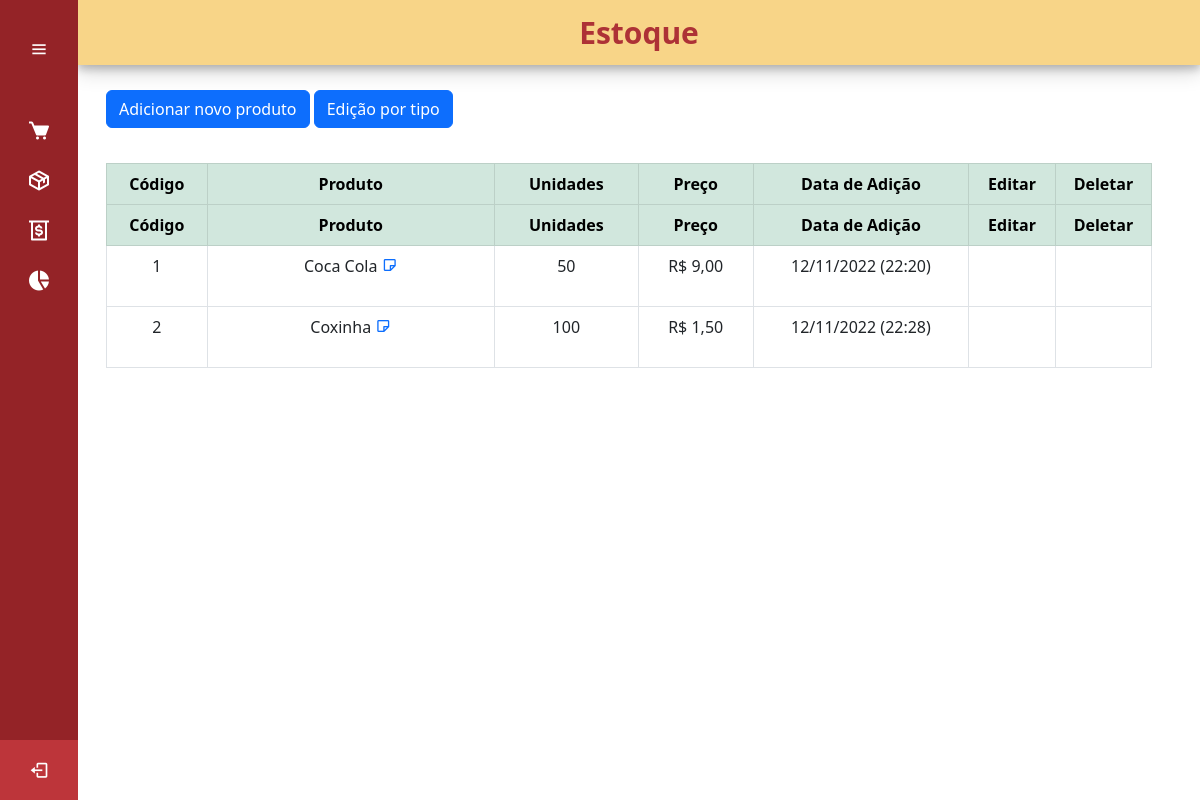
Before: /estoque with the older database file.
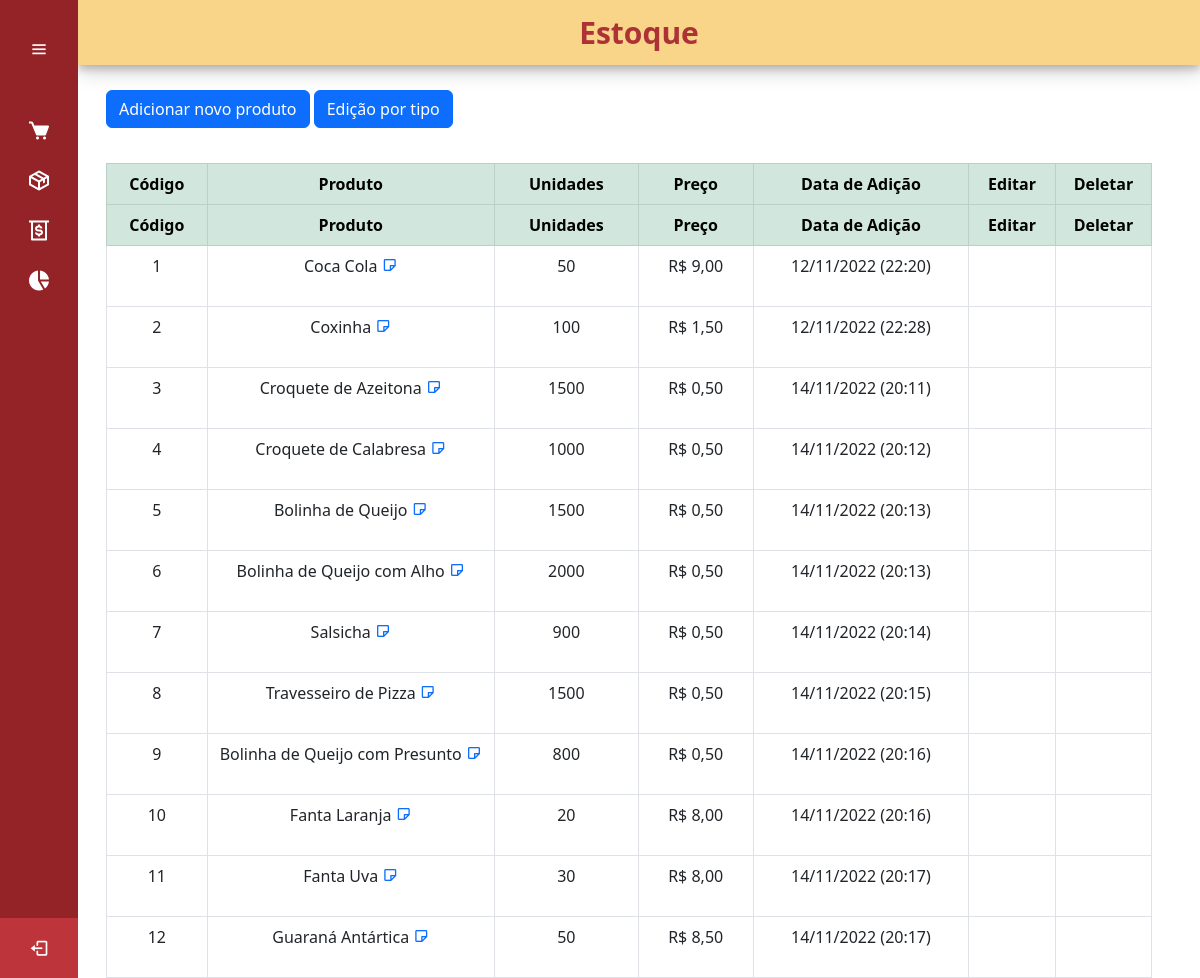
After: the same page with the newer database file.
### cadastro/models.py (models this page shows, shortened)
class ListaProdutos(models.Model):
    nome_produto = models.CharField(max_length=50, verbose_name='Produto')
    quantidade_produto = models.IntegerField(verbose_name='Qntd.')
    vendido = models.IntegerField(verbose_name='Vendidos')
    data_adicao_prod= models.DateTimeField(auto_now_add= True ,verbose_name='Data de Adição')
    nota_produto = models.TextField(null=True, blank=True)
    custo = models.FloatField(verbose_name='Custo')
    tipo_produto = models.TextField(verbose_name='Tipo de Produto')

### cadastro/views.py (the view)
# urls.py: path('estoque', estoque, name='estoque'),
def estoque(request):
    produto_list = ListaProdutos.objects.all()
    tags = []
    for prod in produto_list:
        if prod.tipo_produto in tags:
            pass
        else:
            tags.append(prod.tipo_produto)
    return render (request , 'paginas/estoque.html',{'tags':tags,'produtos':produto_list})

### paginas/templates/paginas/estoque.html (shortened to what this page needs)
{% extends 'paginas/modelo.html' %}
{% load static %}
{% block conteudo %}
<div class="home_content" style="top: 30px">
    <div class="conteudo_pagina">
        <div class="container">
            <div class="buttons_area">
                <button type="button" class="btn btn-primary" data-bs-toggle="modal" data-bs-target="#addModal">
                    Adicionar novo produto
                </button>
                <button type="button" class="btn btn-primary" data-bs-toggle="modal" data-bs-target="#loteModal">
                    Edição por tipo
                </button>
            </div>
            <table class="table table-bordered" id="table" style="text-align: center ;">
                <thead class="table-success">
                    <tr>
                        <th style="width: 7%;">Código</th>
                        <th style="width: 20%;">Produto</th>
                        <th style="width: 10%;">Unidades</th>
                        <th style="width: 8%;">Preço</th>
                        <th style="width: 15%;">Data de Adição</th>
                        <th style="width: 5%;">Editar</th>
                        <th style="width: 5%;">Deletar</th>
                    </tr>
                </thead>
                {% for produto in produtos %}
                <tr>
                    <td>{{ produto.id }}</td>
                    <td>{{ produto.nome_produto }} <a class="text-center" title="Nota Produto" data-bs-toggle="modal" data-bs-target="#notaModal{{ produto.pk }}"><i class='bx bx-note'></i></a></td>
                    <td>{{ produto.quantidade_produto }}</td>
                    <td>R$ {{ produto.custo |floatformat:2 }}</td>
                    <td>{{ produto.data_adicao_prod | date:'d/m/Y (H:i)' }}</td>
                    <td>
                        <a class="btn btn-sucess text-center" title="Editar Produto" data-bs-toggle="modal"
                            data-bs-target="#editModal{{ produto.pk }}">
                            <box-icon name='edit'></box-icon>
                        </a>
                    </td>
                    <td>
                        <a class="btn text-center" title="Deletar Produto" data-bs-toggle="modal"
                            data-bs-target="#deleteModal{{ produto.pk }}">
                            <box-icon name='trash'></box-icon>
                        </a>
                    </td>
                </tr>
                {% endfor %}
            </table>
        </div>
    </div>
</div>
{% endblock %}

### paginas/templates/paginas/modelo.html (shortened to what this page needs)
{% load static %}
<!DOCTYPE html>
<html lang="pt-br">
<head>
    <link rel="stylesheet" href="{% static 'css/styles.css' %}">
    <link href='https://unpkg.com/boxicons@2.1.4/css/boxicons.min.css' rel='stylesheet'>
    <link href="https://cdn.jsdelivr.net/npm/bootstrap@5.2.2/dist/css/bootstrap.min.css" rel="stylesheet">
    <link rel="stylesheet" type="text/css" href="https://cdn.datatables.net/v/bs5/jq-3.6.0/jszip-2.5.0/dt-1.12.1/b-2.2.3/b-html5-2.2.3/b-print-2.2.3/date-1.1.2/r-2.3.0/datatables.min.css" />
</head>
<body>
    {% block sidebar %}
    <div class="sidebar">
        <div class="logo_content">
            <i class='bx bx-menu' id="btn"></i>
        </div>
        <ul class="nav_list">
            <li>
                <a href="/vendas">
                    <i class='bx bxs-cart'></i>
                </a>
            </li>
            <li>
                <a href="/estoque">
                    <i class='bx bx-package'></i>
                </a>
            </li>
            <li>
                <a href="/gastos">
                    <i class='bx bx-money-withdraw'></i>
                </a>
            </li>
            <li>
                <a href="/relatorios">
                    <i class='bx bxs-pie-chart-alt-2'></i>
                </a>
            </li>
        </ul>
        <div class="profile_content">
            <div class="profile">
                <a href="/logout" title="Logout">
                    <i class='bx bx-log-out' id="log_out"></i>
                </a>
            </div>
        </div>
    </div>
    {% endblock %}
    {% block titulo_pagina %}
    <div class="home_title">
        {% if request.path == '/vendas' %}
        <div class="titulo_pagina">Vendas</div>
        {% elif request.path == '/estoque' %}
        <div class="titulo_pagina">Estoque</div>
        {% elif request.path == '/gastos' %}
        <div class="titulo_pagina">Contas a Pagar</div>
        {% elif request.path == '/relatorios' %}
        <div class="titulo_pagina">Relatórios</div>
        {% endif %}
    </div>
    {% endblock %}
    {% block conteudo %}{% endblock %}
</body>
</html>

### cadastro/templates/cadastro/edit.html (shortened to what this page needs)
{% extends 'cadastro/add.html' %}

### static/css/styles.css (style rules this page uses)
.nav_list { padding-left: 0; display: flex; justify-content: center; align-items: flex-start; flex-wrap: wrap; }
.sidebar { z-index: 1; position: fixed; top: 0; left: 0; height: 100%; width: 78px; background: #942327; padding: 6px 14px; transition: all 0.5s ease; }
.sidebar #btn { padding: 18px; position: absolute; color: #fff; left: 50%; top: 6px; font-size: 20px; text-align: center; line-height: 50px; transform: translateX(-50%); }
.sidebar ul { margin-top: 20px; }
.sidebar ul li { position: relative; height: 50px; width: 100%; margin: 0 5px; list-style: none; line-height: 50px; }
.sidebar ul li a { color: #fff; display: flex; align-items: center; text-decoration: none; transition: all 0.4s ease; border-radius: 12px; white-space: nowrap; }
.sidebar ul li a i { height: 50px; font-size: 24px; min-width: 50px; border-radius: 12px; line-height: 50px; text-align: center; }
.sidebar .profile_content { position: absolute; color: #fff; bottom: 0; left: 0; width: 100%; }
.sidebar .profile_content .profile { position: relative; padding: 10px 6px; height: 60px; background: #bd353a; }
.profile { display: flex; align-items: center; }
.profile #log_out { position: absolute; left: 50%; bottom: 5px; transform: translateX(-50%); min-width: 50px; line-height: 50px; font-size: 20px; border-radius: 12px; text-align: center; color: #fff; }
.home_title { position: absolute; left: 78px; width: calc(100% - 78px); transition: all 0.5s ease; }
.home_title .titulo_pagina { background: #f8d588; font-size: 30px; font-weight: bolder; margin: 0%; padding: 10px; text-align: center; color: #AD3236; box-shadow: 0 4px 8px 0 rgba(0, 0, 0, 0.2), 0 6px 20px 0 rgba(0, 0, 0, 0.19); }
.home_content { height: calc(100% - 60px); width: calc(100% - 98px); position: absolute; top: 78px; left: 78px; transition: all 0.5s ease; padding: 0 16px; }
.buttons_area { padding: 60px 0px 35px; }

Changed rows visible on the page:
added ListaProdutos: id "3", nome_produto "Croquete de Azeitona", quantidade_produto "1500", custo "0,50", data_adicao_prod "14/11/2022 (20:11)"
added ListaProdutos: id "4", nome_produto "Croquete de Calabresa", quantidade_produto "1000", custo "0,50", data_adicao_prod "14/11/2022 (20:12)"
added ListaProdutos: id "5", nome_produto "Bolinha de Queijo", quantidade_produto "1500", custo "0,50", data_adicao_prod "14/11/2022 (20:13)"
added ListaProdutos: id "6", nome_produto "Bolinha de Queijo com Alho", quantidade_produto "2000", custo "0,50", data_adicao_prod "14/11/2022 (20:13)"
added ListaProdutos: id "7", nome_produto "Salsicha", quantidade_produto "900", custo "0,50", data_adicao_prod "14/11/2022 (20:14)"
added ListaProdutos: id "8", nome_produto "Travesseiro de Pizza", quantidade_produto "1500", custo "0,50", data_adicao_prod "14/11/2022 (20:15)"
added ListaProdutos: id "9", nome_produto "Bolinha de Queijo com Presunto", quantidade_produto "800", custo "0,50", data_adicao_prod "14/11/2022 (20:16)"
added ListaProdutos: id "10", nome_produto "Fanta Laranja", quantidade_produto "20", custo "8,00", data_adicao_prod "14/11/2022 (20:16)"
added ListaProdutos: id "11", nome_produto "Fanta Uva", quantidade_produto "30", custo "8,00", data_adicao_prod "14/11/2022 (20:17)"
added ListaProdutos: id "12", nome_produto "Guaraná Antártica", quantidade_produto "50", custo "8,50", data_adicao_prod "14/11/2022 (20:17)"
